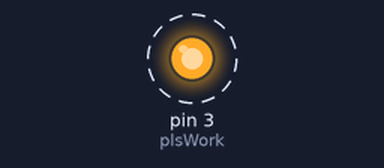
A sketch run on a simulated Arduino Uno, built with avr-gcc and run on an emulated ATmega328P. Shown: output pins drawn as LEDs (lit = HIGH). Dashed ring = blinking.

Above: at 0.1 s.
Timing chart, 0 to 3.0 s (numbered marks = the images above):
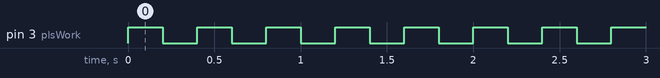

Measured:
- by itself, pin 3 (plsWork): alternates HIGH for 0.20 s and LOW for 0.20 s

The sketch:

plsWork.ino
```cpp
int plsWork = 3;

void setup() {
  // put your setup code here, to run once:
  pinMode(plsWork, OUTPUT);
}

void loop() {
  // put your main code here, to run repeatedly:
  digitalWrite(plsWork, HIGH);
  delay(200);
  digitalWrite(plsWork, LOW);
  delay(200);
}
```
